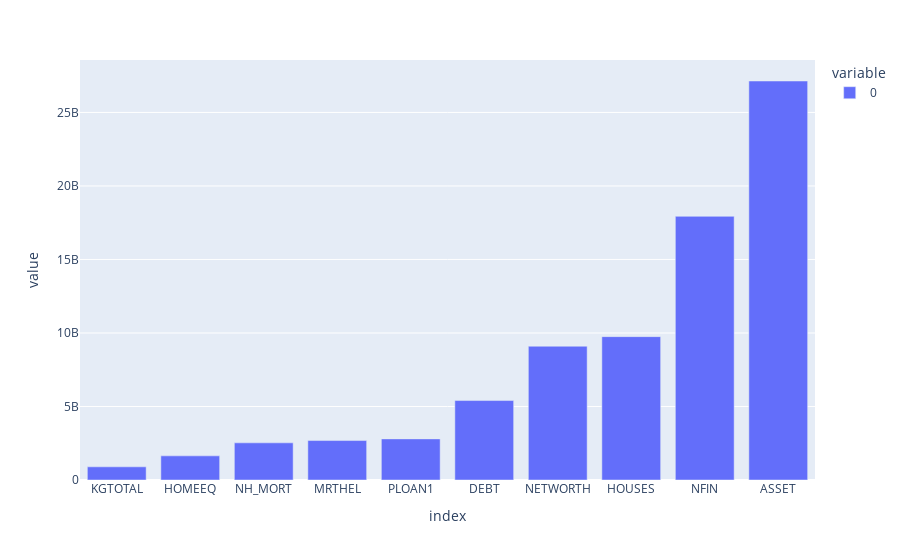

This figure's notebook cell:
### Code cell
# Create horizontal bar chart of `top_ten_trim_var`
fig = px.bar(top_ten_trim_var)

fig.show()

### Figure 1 — Plotly figure (JSON) as saved in the notebook; plotly's stock layout.template omitted (floating-point values rounded to 4 significant figures)
{"data": [{"alignmentgroup": "True", "hovertemplate": "variable=0<br>index=%{x}<br>value=%{y}<extra></extra>", "legendgroup": "0", "marker": {"color": "#636efa", "pattern": {"shape": ""}}, "name": "0", "offsetgroup": "0", "orientation": "v", "showlegend": true, "textposition": "auto", "type": "bar", "x": ["KGTOTAL", "HOMEEQ", "NH_MORT", "MRTHEL", "PLOAN1", "DEBT", "NETWORTH", "HOUSES", "NFIN", "ASSET"], "xaxis": "x", "y": [896600000.0, 1641000000.0, 2528000000.0, 2683000000.0, 2796000000.0, 5403000000.0, 9099000000.0, 9751000000.0, 17930000000.0, 27140000000.0], "yaxis": "y"}], "layout": {"barmode": "relative", "legend": {"title": {"text": "variable"}, "tracegroupgap": 0}, "margin": {"t": 60}, "xaxis": {"anchor": "y", "domain": [0, 1], "title": {"text": "index"}}, "yaxis": {"anchor": "x", "domain": [0, 1], "title": {"text": "value"}}}}
